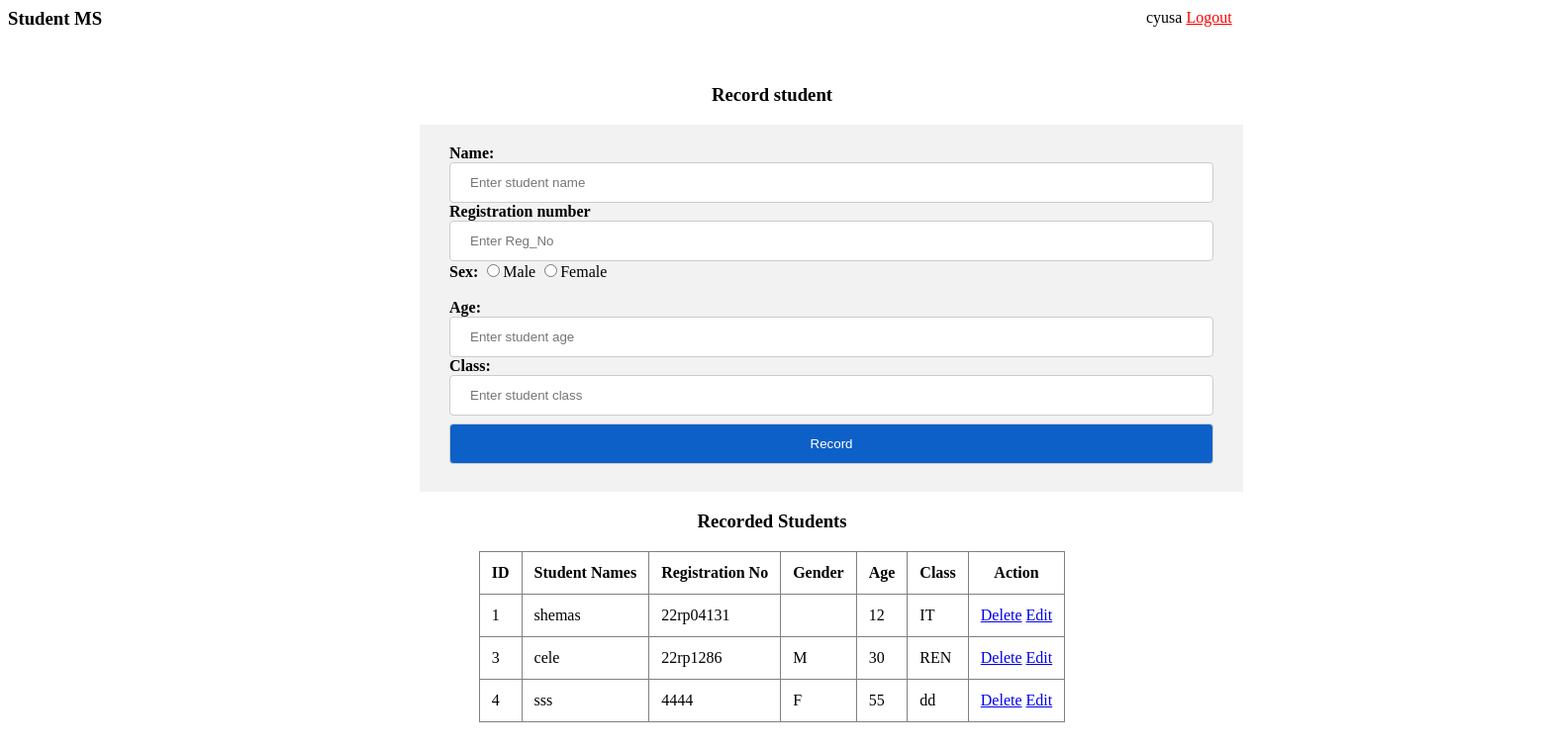
The page /dashboard.php?welcome (signed in) on the database its author committed.
### tables this page shows
CREATE TABLE `students` (
  `id` int(11) NOT NULL,
  `name` varchar(50) DEFAULT NULL,
  `regno` varchar(12) DEFAULT NULL,
  `sex` varchar(3) DEFAULT NULL,
  `age` int(11) DEFAULT NULL,
  `class` varchar(30) DEFAULT NULL
);

### dashboard.php (the view, shortened to what this page needs)
<?php
include 'conn.php';
?>
</head>
<body>
	<h3> Student MS</h3>
<p style="position:relative; left: 1150px; top: -40px;"><?php echo $_SESSION['data'];?>
<a href="logout.php" style="color:red;">Logout</a></p></div>
<center><h3>Record  student</h3></center>
	<form method="post" action="">
		<label>	Name:</label>
		<input type="text" name="name" placeholder="Enter student name">
		<label>Registration number	</label>
		<input type="text" name="regno" placeholder="Enter Reg_No">
		<label>	Sex:</label>
		<input type="radio" name="sex" value="M">Male
		<input type="radio" name="sex" value="F">Female<br>
<br>
		<label>	Age:</label>
		<input type="text" name="age" placeholder="Enter student age">
		<label>	Class:</label>
		<input type="text" name="class" placeholder="Enter student class">
		<input type="submit" name="submit" value="Record">
	</form><center>
<h3>Recorded Students</h3>
		<?php
			$sql2 = mysqli_query($link,"select * from students");
			echo "<table border = '1' cellpadding='12'> ";
				echo "<thead><th>ID</th> <th>Student Names</th> <th>Registration No</th> <th>Gender</th> <th>Age</th> <th>Class</th> <th>Action</th></thead> ";
			while ($row = mysqli_fetch_array($sql2)) {
				echo "<tr><td> ".$row['id']."</td>";
				echo "<td> ".$row['name']."</td>";
				echo "<td> ".$row['regno']."</td>";
				echo "<td> ".$row['sex']."</td>";
				echo "<td> ".$row['age']."</td>";
				echo "<td> ".$row['class']."</td>";
				echo " <td colspan='2'> <a href='delete.php?id=".$row['id']."'>Delete</a>
								        <a href='update.php?id=".$row['id']."'>Edit</a>
				</td></tr>";
			}
		?>
</body>
</html>

### dashboard.php (style rules this page uses)
input[type=text] { width: 100%; padding: 12px 20px; display: inline-block; border: 1px solid #ccc; border-radius: 4px; box-sizing: border-box; }
input[type=submit] { width: 100%; padding: 12px 20px; display: inline-block; border: 1px solid #ccc; border-radius: 4px; box-sizing: border-box; background: #0c60c7; color: white; margin:8px 0; }
form { width: 50%; background: #f2f2f2; padding: 20px 30px; position: relative; transform: translate(50%); }
table { border-collapse: collapse; padding: 20px 12px; }
label { font-weight: bold; }

### rows shown on the page
students: id "1", name "shemas", regno "22rp04131", age "12", class "IT"
students: id "3", name "cele", regno "22rp1286", sex "M", age "30", class "REN"
students: id "4", name "sss", regno "4444", sex "F", age "55", class "dd"

### other values the page prints
$_SESSION['data'] "cyusa"
